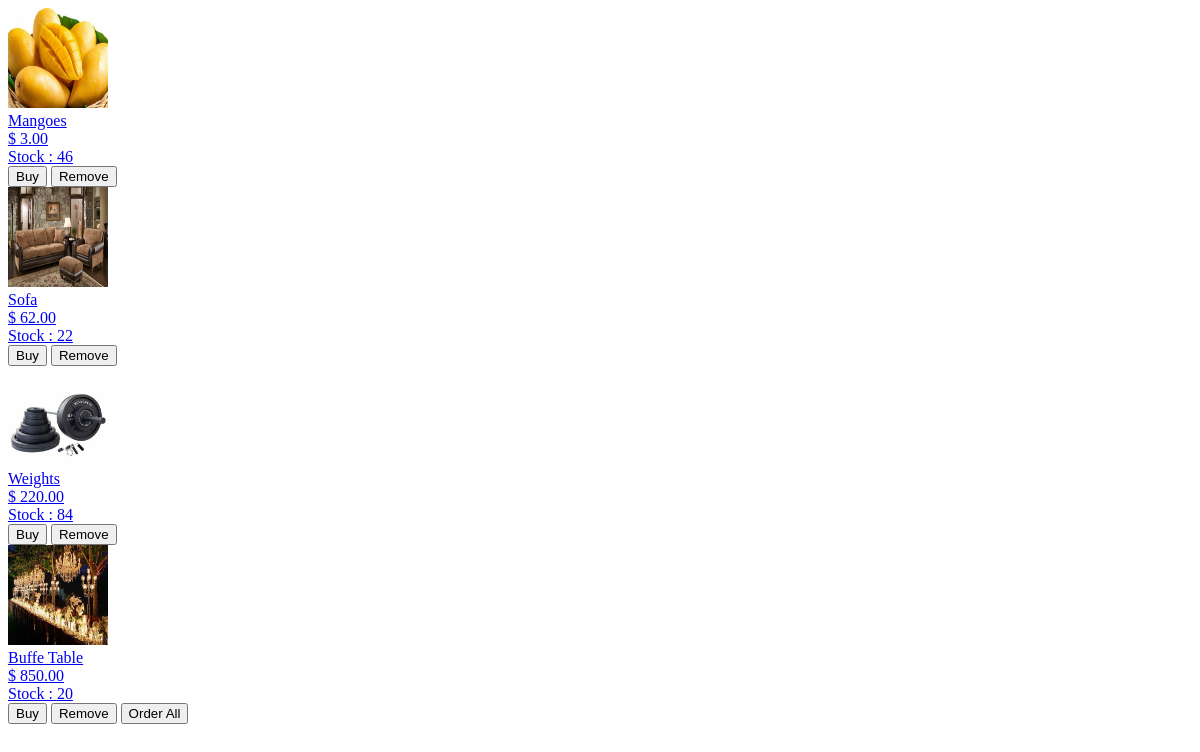
The page /member/cart_view/ (signed in) on the database as committed earlier.
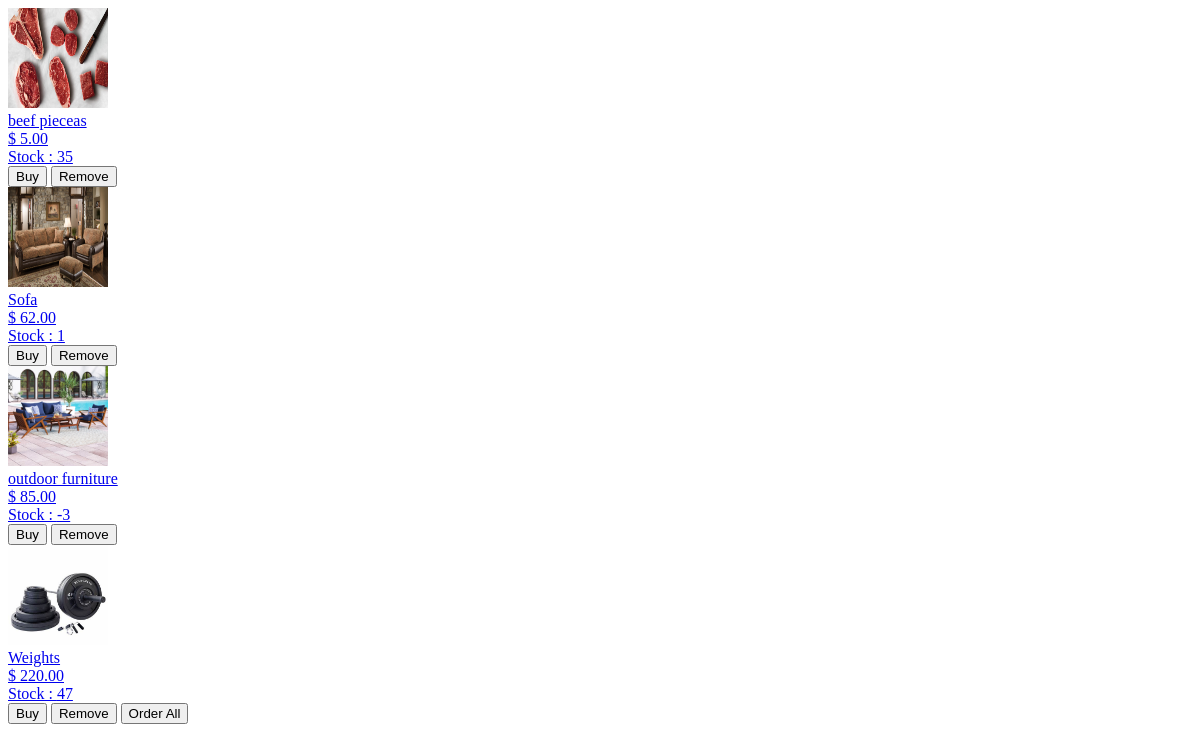
The same page on the database as committed later.
### product/models.py (models this page shows, shortened)
class Products(models.Model):
    name = models.ForeignKey(User,on_delete=models.CASCADE)
    product_name = models.CharField(max_length=200)
    product_description = models.TextField(max_length=500)
    product_price = models.DecimalField('Price',max_digits=7,decimal_places=2)
    product_discounted_price = models.DecimalField('Discounted Price',max_digits=7,decimal_places=2,null=True,blank=True)
    product_delivery_charge = models.IntegerField(default=0)
    product_tax_rate = models.DecimalField(decimal_places=3,max_digits=5, null= True, blank= True)
    product_specification = models.TextField(null= True, blank= True)
    product_posted_date = models.DateField( auto_now_add=True)
    product_images = models.ImageField(upload_to='products/')
    product_images2 = models.ImageField(null=True,blank=True,upload_to='products/')
    product_images3 = models.ImageField(null=True,blank=True,upload_to='products/')
    product_images4 = models.ImageField(null=True,blank=True,upload_to='products/')
    product_images5 = models.ImageField(null=True,blank=True,upload_to='products/')
    categories_choices = product_categories = {
    "ELECTRONICS": "Electronics",
    "CLOTHING & ACCESSORIES": "Clothing & Accessories",
    "HOME & KITCHEN": "Home & Kitchen",
    "BEAUTY & PERSONAL CARE": "Beauty & Personal Care",
    "HEALTH & FITNESS": "Health & Fitness",
    "TOYS & GAMES": "Toys & Games",
    "BOOKS & MEDIA": "Books & Media",
    "AUTOMOTIVE": "Automotive",
    "SPORTS & OUTDOORS": "Sports & Outdoors",
    "PET SUPPLIES": "Pet Supplies",
    "HOME APPLIANCES": "Home Appliances",
    "OFFICE SUPPLIES": "Office Supplies",
    "FURNITURE & DECOR": "Furniture & Decor",
    "JEWELRY & WATCHES": "Jewelry & Watches",
    "BABY & TODDLER": "Baby & Toddler",
    "FOOD & GROCERIES": "Food & Groceries",
    "ARTS & CRAFTS": "Arts & Crafts",
    "MUSICAL INSTRUMENTS": "Musical Instruments",
    "GARDEN & OUTDOOR LIVING": "Garden & Outdoor Living",
    "TRAVEL & LUGGAGE": "Travel & Luggage",
    "SMARTPHONE": "Smartphone",
    "LAPTOP": "Laptop",
    "CAMERA": "Camera",
    "TV": "TV",
    "HEADPHONE": "Headphone",
    "GADGET": "Gadget",
    "APPAREL": "Apparel",
    "BAG": "Bag",
    "JEWELRY": "Jewelry",
    "SUNGLASSES": "Sunglasses",
    "WATCH": "Watch",
    "HOME IMPROVEMENT": "Home Improvement",
    "DECOR": "Decor",
    "KITCHEN APPLIANCES": "Kitchen Appliances",
    "COOKWARE": "Cookware",
    "FURNITURE": "Furniture",
    "SKINCARE": "Skincare",
    "MAKEUP": "Makeup",
    "HAIRCARE": "Haircare",
    "GROOMING": "Grooming",
    "FRAGRANCES": "Fragrances",
    "EXERCISE EQUIPMENT": "Exercise Equipment",
    "NUTRITIONAL SUPPLEMENTS": "Nutritional Supplements",
    "FITNESS TRACKERS": "Fitness Trackers",
    "YOGA MATS": "Yoga Mats",
    "TOYS": "Toys",
    "BOARD GAMES": "Board Games",
    "PUZZLES": "Puzzles",
    "EDUCATIONAL TOYS": "Educational Toys",
    "OUTDOOR PLAY EQUIPMENT": "Outdoor Play Equipment",
    "BOOKS": "Books",
    "E-BOOKS": "E-books",
    "AUDIOBOOKS": "Audiobooks",
    "DVDS": "DVDs",
    "CDS": "CDs",
    "DIGITAL MEDIA": "Digital Media",
    "CAR PARTS": "Car Parts",
    "ACCESSORIES": "Accessories",
    "TOOLS": "Tools",
    "MAINTENANCE SUPPLIES": "Maintenance Supplies",
    "ELECTRONICS": "Electronics",
    "SPORTING EQUIPMENT": "Sporting Equipment",
    "CAMPING GEAR": "Camping Gear",
    "HIKING GEAR": "Hiking Gear",
    "OUTDOOR CLOTHING": "Outdoor Clothing",
    "FOOD": "Food",
    "TOYS": "Toys",
    "GROOMING PRODUCTS": "Grooming Products",
    "BEDS": "Beds",
    "CARRIERS": "Carriers",
    "LARGE APPLIANCES": "Large Appliances",
    "SMALL APPLIANCES": "Small Appliances",
    "STATIONERY": "Stationery",
    "DESK ORGANIZERS": "Desk Organizers",
    "PRINTERS": "Printers",
    "OFFICE FURNITURE": "Office Furniture",
    "TECHNOLOGY ACCESSORIES": "Technology Accessories",
    "SOFAS": "Sofas",
    "CHAIRS": "Chairs",
    "TABLES": "Tables",
    "LIGHTING FIXTURES": "Lighting Fixtures",
    "RUGS": "Rugs",
    "RINGS": "Rings",
    "NECKLACES": "Necklaces",
    "BRACELETS": "Bracelets",
    "EARRINGS": "Earrings",
    "WATCHES": "Watches",
    "CLOTHING": "Clothing",
    "DIAPERS": "Diapers",
    "FEEDING SUPPLIES": "Feeding Supplies",
    "STROLLERS": "Strollers",
    "TOYS": "Toys",
    "NON-PERISHABLE FOOD": "Non-perishable Food",
    "SNACKS": "Snacks",
    "BEVERAGES": "Beverages",
    "GOURMET FOODS": "Gourmet Foods",
    "SPICES": "Spices",
    "ART SUPPLIES": "Art Supplies",
    "CRAFTING MATERIALS": "Crafting Materials",
    "DIY KITS": "DIY Kits",
    "SEWING SUPPLIES": "Sewing Supplies",
    "GUITARS": "Guitars",
    "KEYBOARDS": "Keyboards",
    "DRUMS": "Drums",
    "VIOLINS": "Violins",
    "WIND INSTRUMENTS": "Wind Instruments",
    "GARDENING TOOLS": "Gardening Tools",
    "PLANTS": "Plants",
    "OUTDOOR FURNITURE": "Outdoor Furniture",
    "BBQ GRILLS": "BBQ Grills",
    "LUGGAGE SETS": "Luggage Sets",
    "BACKPACKS": "Backpacks",
    "TRAVEL ACCESSORIES": "Travel Accessories",
    "TOILETRIES": "Toiletries",
    "OUTDOOR GEAR": "Outdoor Gear"
    }
    product_category = models.CharField('category',max_length=100,choices=categories_choices)
    product_quantity = models.IntegerField()
    sellor_name = models.CharField(max_length=100)
    company_name = models.CharField(null= True, blank= True, max_length=200)
    product_website = models.URLField(null= True,blank=True)

### member/views.py (the view)
# urls.py: path('cart_view/',views.view_cart,name='cart_page'),
def view_cart(request):
    if request.user.is_authenticated:
        member = get_object_or_404(Member, username = request.user.username)
        products = member.user_cart_list.all()
        context = {'products':products}
        return render(request,'member/cart.html',context)
    return redirect('registration:login')

### member/templates/member/cart.html (shortened to what this page needs)
<!DOCTYPE html>
<html lang="en">
<head>
</head>
<body>
    {% if products %}
    {% for product in products %}
    <a href="{% url 'product:details' product.id %}">
    <article>
        <img src="{{product.product_images.url}}" width="100" height="100"><br>
        <label>{{product.product_name}}</label><br>
        <label>$ {{product.product_price}}</label><br>
        <label>Stock : {{product.product_quantity}}</label><br>
    </article>
    </a>
    <button onclick=location.href="{% url 'product:purchase_page' product.id %}" >Buy</button>
    <button class="remove_wishlist_item" onclick=location.href="{% url 'member:remove_cart_item' product.id %}">Remove</button>
    {% endfor %}
    <button onclick=location.href="{% url 'member:order_cart' %}">Order All</button>
    {% else %}
    <h1>Cart is empty</h1>
    {% endif %}
</body>
</html>

Rows that differ between the two databases and show on the page:
no longer on this page (row edited): Products: product_images (picture), product_name "Mangoes", product_price "3.00", product_quantity "46"
no longer on this page (row edited): Products: product_images (picture), product_name "Buffe Table", product_price "850.00", product_quantity "20"
now on this page (row edited): Products: product_images (picture), product_name "beef pieceas", product_price "5.00", product_quantity "35"
changed Products "Sofa": product_quantity "22" → "1"
now on this page (row edited): Products: product_images (picture), product_name "outdoor furniture", product_price "85.00", product_quantity "-3"
changed Products "Weights": product_quantity "84" → "47"
